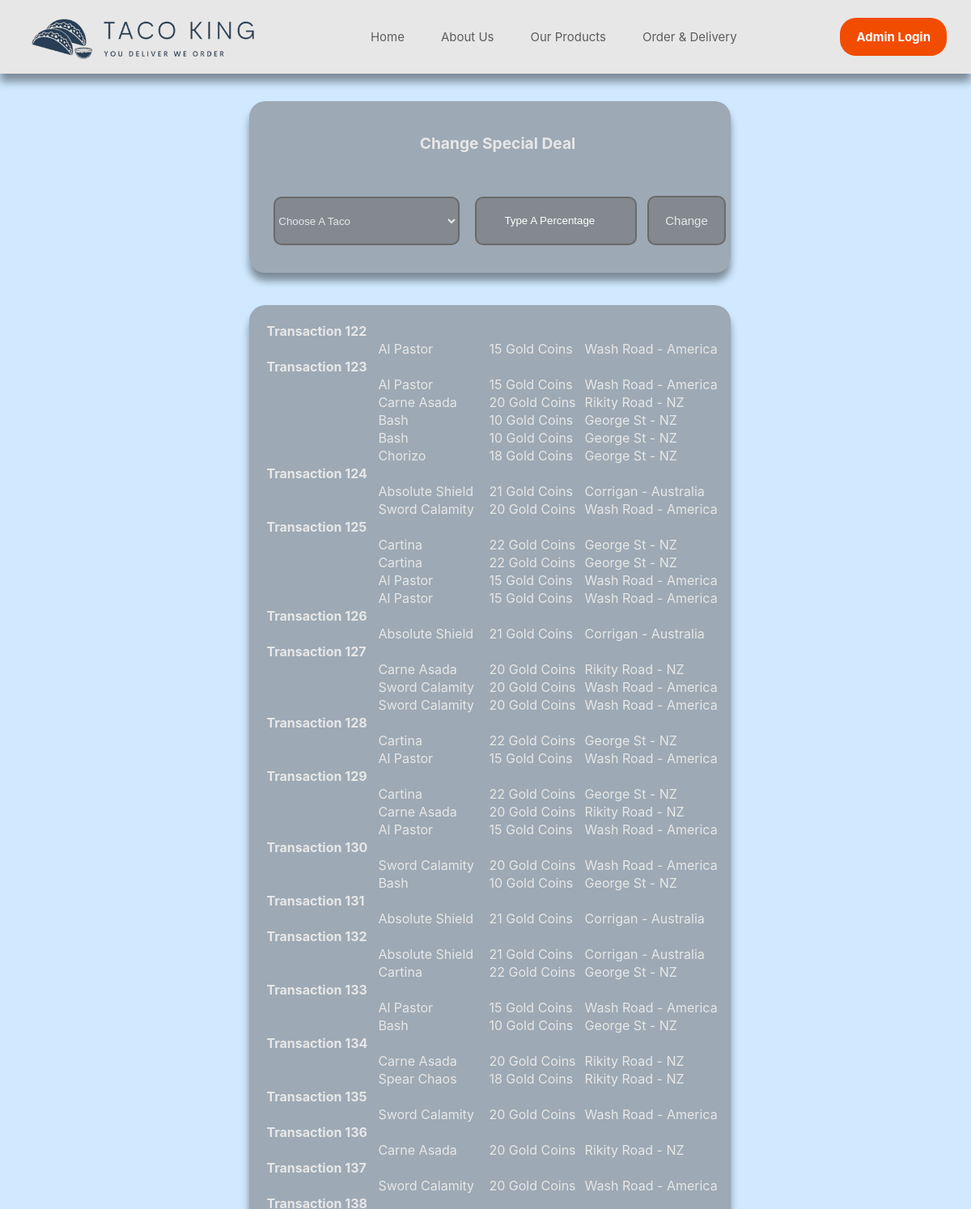
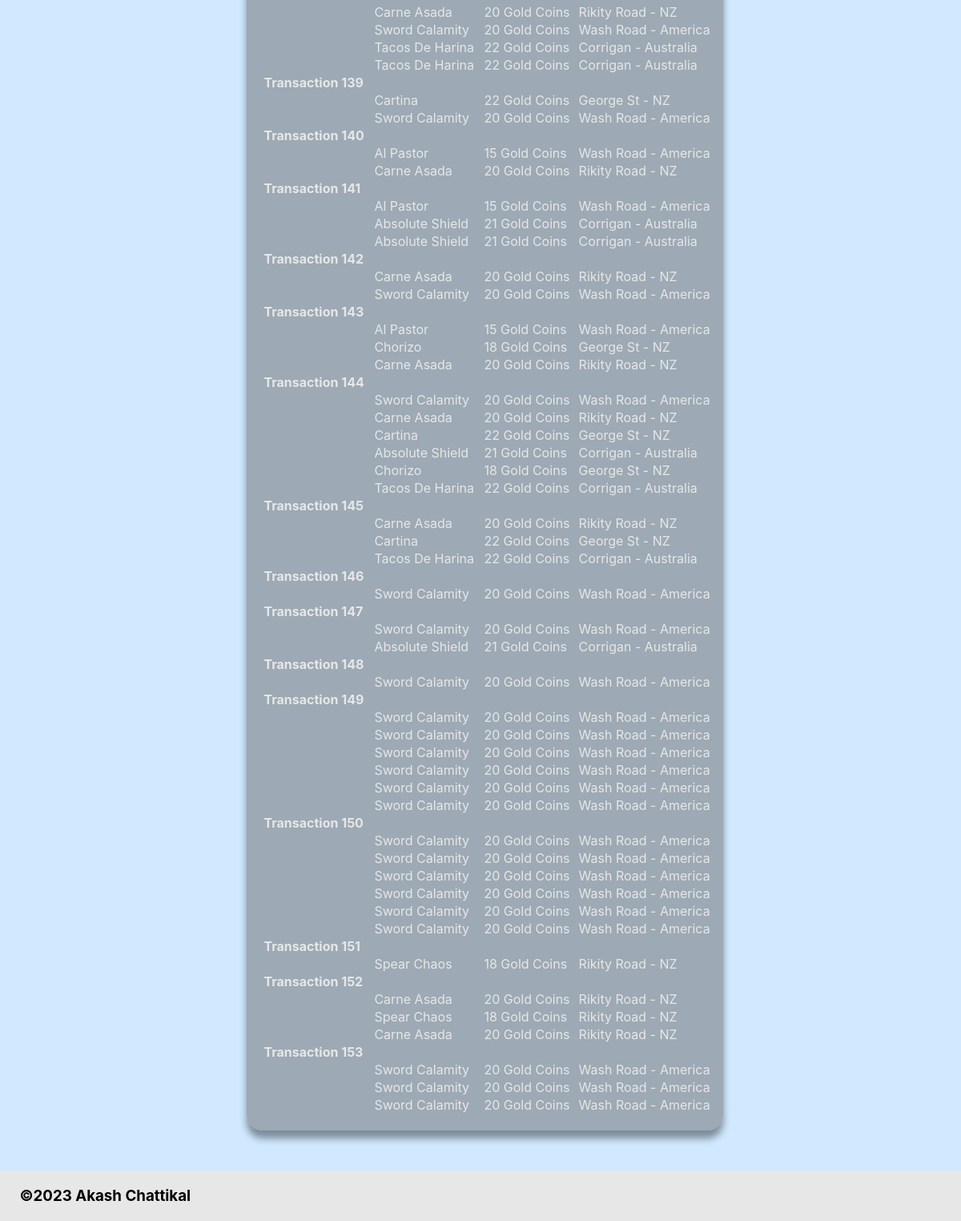
/admin (signed in), run on the app's committed database (2 pictures, top to bottom).
### tables this page shows
CREATE TABLE Taco_Types (id INTEGER PRIMARY KEY AUTOINCREMENT, photo TEXT, name TEXT, tortilla INTEGER REFERENCES Tortilla (id), description TEXT, price TEXT, discount_price TEXT, location INTEGER REFERENCES Locations (id));

CREATE TABLE Locations (id INTEGER PRIMARY KEY AUTOINCREMENT, name TEXT);

### routes.py (the view)
@app.route("/admin")
def admin():
    if session["admin"] is True:
        taco_names = select_database("SELECT name, id FROM Taco_Types;", None, 1)
        tranc = select_database('SELECT * FROM Orders', None, 1)
        transaction_list = []
        for i in tranc:
            id_num = i[0]
            taco_list = []
            for taco in range(len(i)):
                if i[taco] is not None and taco != 0:
                    taco_info = select_database('SELECT name, price, location \
                    FROM Taco_Types WHERE id = ?', (i[taco],), 2)
                    name = taco_info[0]
                    price = taco_info[1]
                    location_id = taco_info[2]
                    location = select_database('SELECT name FROM Locations\
                    WHERE id = ?', (location_id,), 2)
                    taco_list.append([name, price, location[0]])
            transaction_list.append([id_num, taco_list])
        return render_template("admin.html", tranc=transaction_list,
                               tacos=taco_names, title="Admin")
    if session["admin"] is False:
        abort(404)
    else:
        redirect(url_for("home"))

### routes.py (called while the page is built)
def select_database(statement, id, mode):
    conn = sqlite3.connect("tacoshop.db")
    cur = conn.cursor()
    if id is None:
        cur.execute(statement)
    else:
        cur.execute(statement, id)
    if mode == 1:
        results = cur.fetchall()
    else:
        results = cur.fetchone()
    return results

### templates/admin.html (shortened to what this page needs)
{% extends "layout.html" %}
{% block content %}
<body class="admin">
    <table class="admin_table shadow table_bg rounded prevent-select">
        <tr>
            <td colspan="3" style="padding-top: 18px;">
                <h2 style="text-align: center;">
                    Change Special Deal
                </h2>
            </td>
        </tr>
        <tr>
            <td colspan="3">
            </td>
        </tr>
        <tr>
            <form action="/set_deal", method="post", enctype="multipart/form-data">
                <td style="text-align: center;">
                    <b>
                        <br>
                        <select class="round_select" name="taco" id="taco">
                            <optgroup label="Tacos">
                                <option value="" disabled selected hidden>Choose A Taco</option>
                            </optgroup>
                        </select>
                    </b>
                </td>
                <td class="deal_td">
                    <input type="number" id="percent" name="percent" placeholder="Type A Percentage" min="0" max="100" class="percent center">
                </td>
                <td class="deal_td">
                    <input type="submit" value="Change" class="select_input">
                </td>
            </form>
        </tr>
            <td>
            </td>
    </table>
    <br>
    <br>
    <table class="admin_table shadow table_bg rounded ad_footer">
        {% for item in tranc %}
        <tr>
            <td><b>Transaction {{item[0]}}</b></td>
            {% for i in item[1] %}
            {% set outer_loop = loop %}
            <tr>
                <td></td>
                <td>{{item[1][outer_loop.index0][0]}}</td>
                <td>{{item[1][outer_loop.index0][1]}}</td>
                <td>{{item[1][outer_loop.index0][2]}}</td>
            </tr>
            {% endfor %}
        </tr>
        {% endfor %}
    </table>
</body>
{% endblock %}

### static/css/style.css (style rules this page uses)
* { margin: 0; padding: 0; box-sizing: border-box; }
body { background-color: rgb(208, 233, 255); min-height: 1500px; padding-top: 125px; display: flex; flex-direction: column; font-family: 'Inter', sans-serif; }
.deal_td { text-align: center; padding-top: 19px; }
.prevent-select { user-select: none; }
.center { margin-left: auto; margin-right: auto; }
.admin_table { padding-top: 20px; margin-left: auto; margin-right: auto; width: 50%; padding-left: 20px; }
.table_bg { background-color: rgb(106, 106, 106, 0.5) }
.shadow { box-shadow: 0px 10px 10px 0px rgba(0,0,0,0.4); }
h2 { font-size: larger; }
.admin { background-image: url(../images/admin_bg.png); background-repeat: no-repeat; background-attachment: fixed; background-size: 100% 100%; }
.rounded { border-radius: 20px; }
.round_select { border-radius: 10px; }
select { justify-content: center; width: 230px; height: 60px; margin-bottom: 10px; margin-top: 10px; border:2px solid rgb(106, 106, 106); background-color: rgb(106, 106, 106, 0.5); color:#E7E7E7; }
optgroup { background-color: rgb(106, 106, 106); }
.select_input { border:2px solid rgb(106, 106, 106); background-color: rgb(106, 106, 106, 0.5); color:#E7E7E7; border-radius: 10px; padding: 20px; font-size: 15px; }
.percent { width: 200px; height: 60px; border:2px solid rgb(106, 106, 106); background-color: rgb(106, 106, 106, 0.5); color: white; border-radius: 10px; text-align:center; }
.ad_footer { margin-bottom: 50px; padding-bottom: 20px; }
input::placeholder { color: white; }

### data on the page
Taco_Types: name "Al Pastor" "Al Pastor" "Al Pastor" "Al Pastor" "Al Pastor" "Al Pastor" "Al Pastor" "Al Pastor" "Al Pastor" "Al Pastor", price "15 Gold Coins" "15 Gold Coins" "15 Gold Coins" "15 Gold Coins" "15 Gold Coins" "15 Gold Coins" "15 Gold Coins" "15 Gold Coins" "15 Gold Coins" "15 Gold Coins"
Locations: name "Wash Road - America" "Wash Road - America" "Wash Road - America" "Wash Road - America" "Wash Road - America" "Wash Road - America" "Wash Road - America" "Wash Road - America" "Wash Road - America" "Wash Road - America" "Wash Road - America" "Wash Road - America" "Wash Road - America" "Wash Road - America" "Wash Road - America" "Wash Road - America" "Wash Road - America" "Wash Road - America" "Wash Road - America" "Wash Road - America" "Wash Road - America" "Wash Road - America" "Wash Road - America" "Wash Road - America" "Wash Road - America" "Wash Road - America" "Wash Road - America" "Wash Road - America" "Wash Road - America" "Wash Road - America" "Wash Road - America" "Wash Road - America" "Wash Road - America" "Wash Road - America" "Wash Road - America" "Wash Road - America" "Wash Road - America" "Wash Road - America"
Taco_Types: name "Carne Asada" "Carne Asada" "Carne Asada" "Carne Asada" "Carne Asada" "Carne Asada" "Carne Asada" "Carne Asada" "Carne Asada" "Carne Asada" "Carne Asada" "Carne Asada" "Carne Asada", price "20 Gold Coins" "20 Gold Coins" "20 Gold Coins" "20 Gold Coins" "20 Gold Coins" "20 Gold Coins" "20 Gold Coins" "20 Gold Coins" "20 Gold Coins" "20 Gold Coins" "20 Gold Coins" "20 Gold Coins" "20 Gold Coins"
Locations: name "Rikity Road - NZ" "Rikity Road - NZ" "Rikity Road - NZ" "Rikity Road - NZ" "Rikity Road - NZ" "Rikity Road - NZ" "Rikity Road - NZ" "Rikity Road - NZ" "Rikity Road - NZ" "Rikity Road - NZ" "Rikity Road - NZ" "Rikity Road - NZ" "Rikity Road - NZ" "Rikity Road - NZ" "Rikity Road - NZ" "Rikity Road - NZ"
Taco_Types: name "Bash" "Bash" "Bash" "Bash", price "10 Gold Coins" "10 Gold Coins" "10 Gold Coins" "10 Gold Coins"
Locations: name "George St - NZ" "George St - NZ" "George St - NZ" "George St - NZ" "George St - NZ" "George St - NZ" "George St - NZ" "George St - NZ" "George St - NZ" "George St - NZ" "George St - NZ" "George St - NZ" "George St - NZ" "George St - NZ" "George St - NZ"
Taco_Types: name "Chorizo" "Chorizo" "Chorizo", price "18 Gold Coins" "18 Gold Coins" "18 Gold Coins"
Taco_Types: name "Absolute Shield" "Absolute Shield" "Absolute Shield" "Absolute Shield" "Absolute Shield" "Absolute Shield" "Absolute Shield" "Absolute Shield", price "21 Gold Coins" "21 Gold Coins" "21 Gold Coins" "21 Gold Coins" "21 Gold Coins" "21 Gold Coins" "21 Gold Coins" "21 Gold Coins"
Locations: name "Corrigan - Australia" "Corrigan - Australia" "Corrigan - Australia" "Corrigan - Australia" "Corrigan - Australia" "Corrigan - Australia" "Corrigan - Australia" "Corrigan - Australia" "Corrigan - Australia" "Corrigan - Australia" "Corrigan - Australia" "Corrigan - Australia"
Taco_Types: name "Sword Calamity" "Sword Calamity" "Sword Calamity" "Sword Calamity" "Sword Calamity" "Sword Calamity" "Sword Calamity" "Sword Calamity" "Sword Calamity" "Sword Calamity" "Sword Calamity" "Sword Calamity" "Sword Calamity" "Sword Calamity" "Sword Calamity" "Sword Calamity" "Sword Calamity" "Sword Calamity" "Sword Calamity" "Sword Calamity" "Sword Calamity" "Sword Calamity" "Sword Calamity" "Sword Calamity" "Sword Calamity" "Sword Calamity" "Sword Calamity" "Sword Calamity", price "20 Gold Coins" "20 Gold Coins" "20 Gold Coins" "20 Gold Coins" "20 Gold Coins" "20 Gold Coins" "20 Gold Coins" "20 Gold Coins" "20 Gold Coins" "20 Gold Coins" "20 Gold Coins" "20 Gold Coins" "20 Gold Coins" "20 Gold Coins" "20 Gold Coins" "20 Gold Coins" "20 Gold Coins" "20 Gold Coins" "20 Gold Coins" "20 Gold Coins" "20 Gold Coins" "20 Gold Coins" "20 Gold Coins" "20 Gold Coins" "20 Gold Coins" "20 Gold Coins" "20 Gold Coins" "20 Gold Coins"
Taco_Types: name "Cartina" "Cartina" "Cartina" "Cartina" "Cartina" "Cartina" "Cartina" "Cartina", price "22 Gold Coins" "22 Gold Coins" "22 Gold Coins" "22 Gold Coins" "22 Gold Coins" "22 Gold Coins" "22 Gold Coins" "22 Gold Coins"
Taco_Types: name "Spear Chaos" "Spear Chaos" "Spear Chaos", price "18 Gold Coins" "18 Gold Coins" "18 Gold Coins"
Taco_Types: name "Tacos De Harina" "Tacos De Harina" "Tacos De Harina" "Tacos De Harina", price "22 Gold Coins" "22 Gold Coins" "22 Gold Coins" "22 Gold Coins"

### other printed values
{{ item[0] }} "122" "123" "124" "125" "126" "127" "128" "129" "130" "131" "132" "133" "134" "135" "136" "137" "138" "139" "140" "141" "142" "143" "144" "145" "146" "147" "148" "149" "150" "151" "152" "153"
